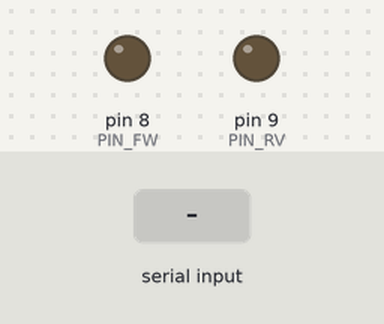
Simulated run of this sketch. Board: Arduino Uno, built with avr-gcc and run on an emulated ATmega328P. On the bench: output pins drawn as LEDs (lit = HIGH). Inputs (shaded band) come from the test bench.

Above: at 1.2 s.
1.3 s: "UP\n" received over Serial
At 2.5 s:
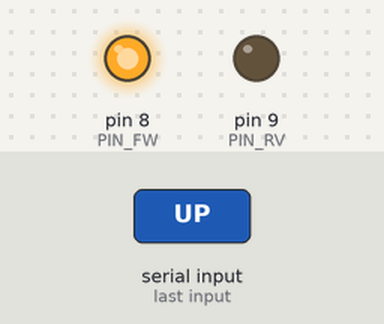
2.8 s: "DOWN\n" received over Serial
At 3.8 s:
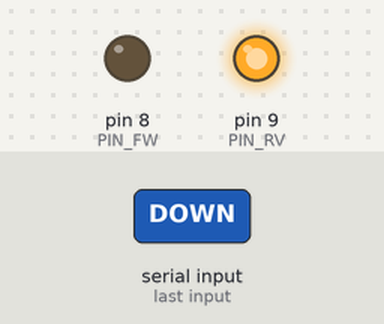
4.3 s: "STOP\n" received over Serial
At 4.9 s:
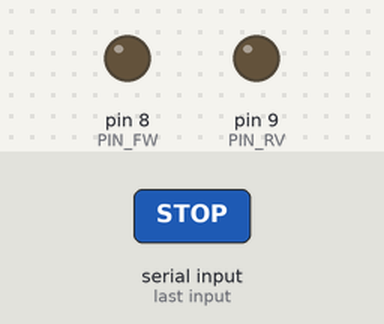
Timing chart, 0 to 7.3 s (numbered marks = the images above; inputs shaded):
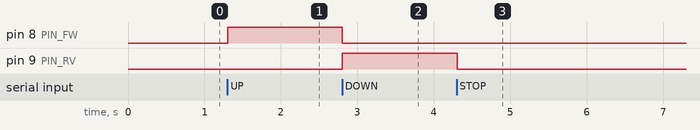

Measured:
- after the input at 1.3 s, pin 8 (PIN_FW): LOW → HIGH at once
- after the input at 2.8 s, pin 8 (PIN_FW): HIGH → LOW at once; pin 9 (PIN_RV): LOW → HIGH at once
- after the input at 4.3 s, pin 9 (PIN_RV): HIGH → LOW at once

The sketch:

lift_control.ino
```cpp
// lift_control.ino
// Receives serial commands from ROS2 lift_serial_node and controls the
// AZD-KD driver via MOSFET-level GPIO signals (JOG mode).
//
// Commands (newline-terminated):
//   UP   → FW pin HIGH, RV pin LOW  (motor moves up)
//   DOWN → FW pin LOW,  RV pin HIGH (motor moves down)
//   STOP → both LOW                 (motor decelerates and stops)
//
// Wiring:
//   Pin 8 (FW) → MOSFET gate for AZD-KD FW input  (UP  direction)
//   Pin 9 (RV) → MOSFET gate for AZD-KD RV input  (DOWN direction)
//
// AZD-KD driver parameter reference (as configured):
//   JOG speed: 60 mm/s
//   JOG accel: 0.30000 m/s^2
//   Both FW and RV LOW = driver stops (deceleration applied by driver)

const int PIN_FW = 8;
const int PIN_RV = 9;

void setup() {
  Serial.begin(9600);
  pinMode(PIN_FW, OUTPUT);
  pinMode(PIN_RV, OUTPUT);
  // Safe default: both off
  digitalWrite(PIN_FW, LOW);
  digitalWrite(PIN_RV, LOW);
}

void loop() {
  if (Serial.available() > 0) {
    String cmd = Serial.readStringUntil('\n');
    cmd.trim();
    applyCommand(cmd);
  }
}

void applyCommand(const String& cmd) {
  if (cmd == "UP") {
    digitalWrite(PIN_RV, LOW);   // clear reverse first to avoid momentary both-HIGH
    digitalWrite(PIN_FW, HIGH);
  } else if (cmd == "DOWN") {
    digitalWrite(PIN_FW, LOW);   // clear forward first
    digitalWrite(PIN_RV, HIGH);
  } else if (cmd == "STOP") {
    digitalWrite(PIN_FW, LOW);
    digitalWrite(PIN_RV, LOW);
  }
  // Unknown commands are silently ignored (safe: pins unchanged)
}
```
